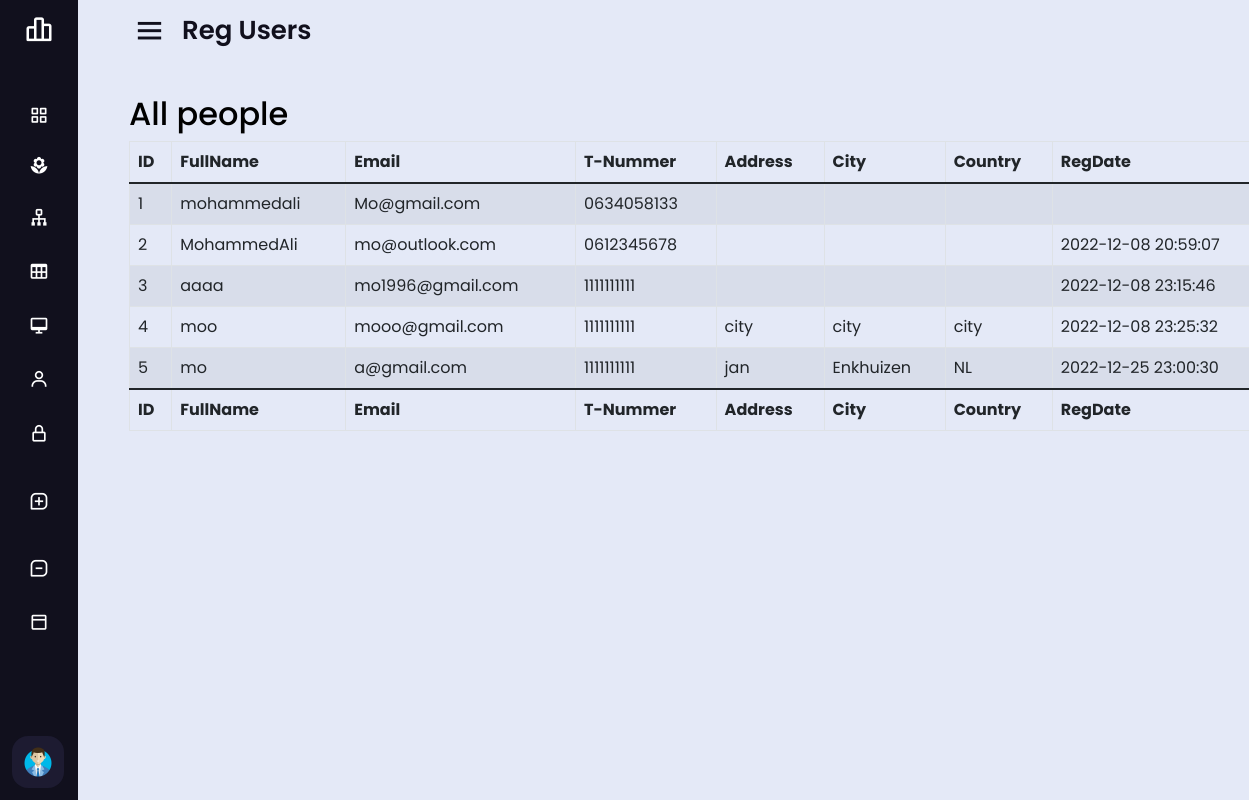
/admin/regusers.php, run on the app's committed database.
### tables this page shows
CREATE TABLE `users` (
  `id` int(11) NOT NULL,
  `FullName` varchar(128) DEFAULT NULL,
  `EmailId` varchar(100) DEFAULT NULL,
  `Password` varchar(100) DEFAULT NULL,
  `ContactNo` char(11) DEFAULT NULL,
  `dob` varchar(100) DEFAULT NULL,
  `Address` varchar(255) DEFAULT NULL,
  `City` varchar(100) DEFAULT NULL,
  `Country` varchar(100) DEFAULT NULL,
  `RegDate` timestamp NULL DEFAULT current_timestamp()
);

### admin/regusers.php (the view, shortened to what this page needs)
<?php
require 'includes/config.php';
$sql = 'SELECT * FROM users';
$statement = $dbh->prepare($sql);
$statement->execute();
$people = $statement->fetchAll(PDO::FETCH_OBJ);
?>
<!doctype html>
<html>
<head>
<link href='https://unpkg.com/boxicons@2.0.7/css/boxicons.min.css' rel='stylesheet'>
<link rel="stylesheet" href="css/font-awesome.min.css">
<link href="https://cdn.jsdelivr.net/npm/bootstrap@5.1.3/dist/css/bootstrap.min.css" rel="stylesheet">
<link rel="stylesheet" href="css/style.css">
<link rel="stylesheet" href="css/header.css">
</head>
<body>
<?php include('includes/leftbar.php'); ?>
    <section class="home-section">
        <div class="home-content">
            <i class="bx bx-menu" ></i>
            <span class="text">Reg Users</span>
        </div>
        <div class="ts-main-content">
            <div class="content-wrapper">
                <div class="container-fluid">
                    <div class="row">
                        <div class="col-md-12">
                                <h2 class="page-title">All people</h2>
                                        <div class="panel-body">
                                            <table id="zctb" class="display table table-striped table-bordered table-hover" cellspacing="0" width="100%">
                                                <thead>
                                                    <tr>
                                                        <th>ID</th>
                                                        <th>FullName</th>
                                                        <th>Email</th>
                                                        <th>T-Nummer</th>
                                                        <th>Address</th>
                                                        <th>City</th>
                                                        <th>Country</th>
                                                        <th>RegDate</th>
                                                    </tr>
                                                </thead>
                                                <tfoot>
                                                    <tr>
                                                        <th>ID</th>
                                                        <th>FullName</th>
                                                        <th>Email</th>
                                                        <th>T-Nummer</th>
                                                        <th>Address</th>
                                                        <th>City</th>
                                                        <th>Country</th>
                                                        <th>RegDate</th>
										            </tr>
									            </tfoot>
									            <tbody>
                                                <?php foreach($people as $person): ?>
                                                <tr>
                                                    <td><?= $person->id; ?></td>
                                                    <td><?= $person->FullName; ?></td>
                                                    <td><?= $person->EmailId; ?></td>
                                                    <td><?= $person->ContactNo; ?></td>
                                                    <td><?= $person->Address; ?></td>
                                                    <td><?= $person->City; ?></td>
                                                    <td><?= $person->Country; ?></td>
                                                    <td><?= $person->RegDate; ?></td>
                                                </tr>
                                                <?php endforeach; ?>
                                            </table>
                                        </div>
                                </div>
                            </div>
                        </div>
                    </div>
                </div>
    </section>
</body>
</html>

### admin/css/style.css (style rules this page uses)
* { margin: 0; padding: 0; box-sizing: border-box; font-family: 'Poppins', sans-serif; }
html, body, .wrapper { height: 100%; }
body { place-items: center; margin: 0; padding: 0 24px; background-size: 2000px 1000px; background-position: -500px 0; color: #f9f9f9; font-family: "Euclid Circular A"; animation: gradient 10s infinite alternate linear; }
@media (width >=500px) { body { padding: 0; } }
:root { --panel-color: rgba(0, 0, 0, 0.135); --panel-border-width: 0.1em; --panel-padding: 0.75em; }
.ts-main-content .content-wrapper { padding-top: 15px; margin-top: 20px; }
.col-md-12 .page-title { color: #000000; }

### admin/css/header.css (style rules this page uses)
body { background: #E4E9F7; }
.home-section { position: relative; background: #E4E9F7; height: 100vh; left: 250px; width: calc(100% - 260px); transition: all 0.5s ease; }
.sidebar.close ~ .home-section { left: 78px; width: calc(100% - 78px); }
.home-section .home-content { height: 60px; display: flex; align-items: center; }
.home-section .home-content .bx-menu, .home-section .home-content .text { color: #11101d; font-size: 35px; }
.home-section .home-content .bx-menu { margin: 0 15px; cursor: pointer; }
.home-section .home-content .text { font-size: 26px; font-weight: 600; }

### data on the page
users: id "1", FullName "mohammedali", EmailId "Mo@gmail.com", ContactNo "0634058133"
users: id "2", FullName "MohammedAli", EmailId "mo@outlook.com", ContactNo "0612345678", RegDate "2022-12-08 20:59:07"
users: id "3", FullName "aaaa", EmailId "mo1996@gmail.com", ContactNo "1111111111", RegDate "2022-12-08 23:15:46"
users: id "4", FullName "moo", EmailId "mooo@gmail.com", ContactNo "1111111111", Address "city", City "city", Country "city", RegDate "2022-12-08 23:25:32"
users: id "5", FullName "mo", EmailId "a@gmail.com", ContactNo "1111111111", Address "jan", City "Enkhuizen", Country "NL", RegDate "2022-12-25 23:00:30"
